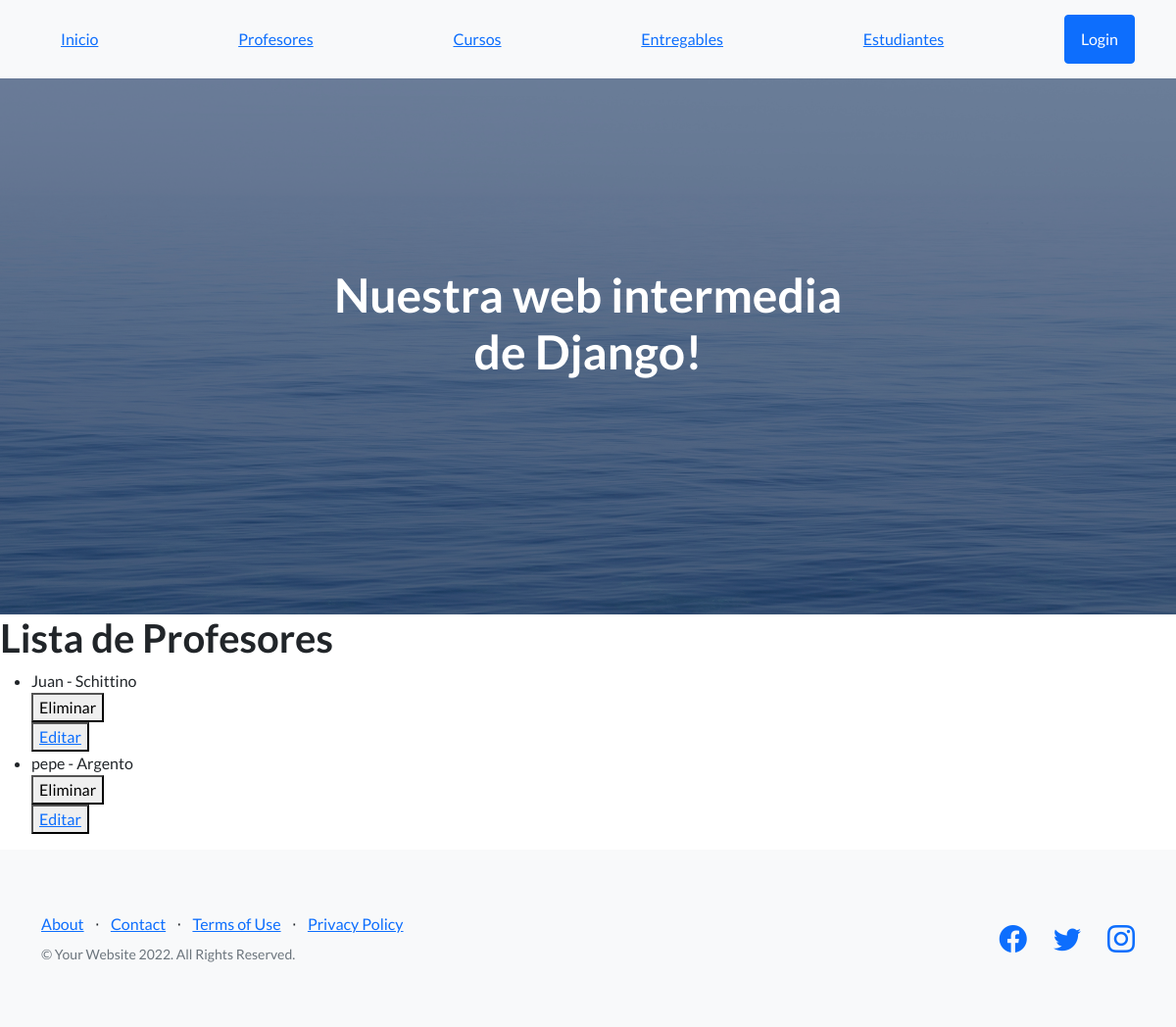
The app's page /app-coder/listaProfesores/, older data.
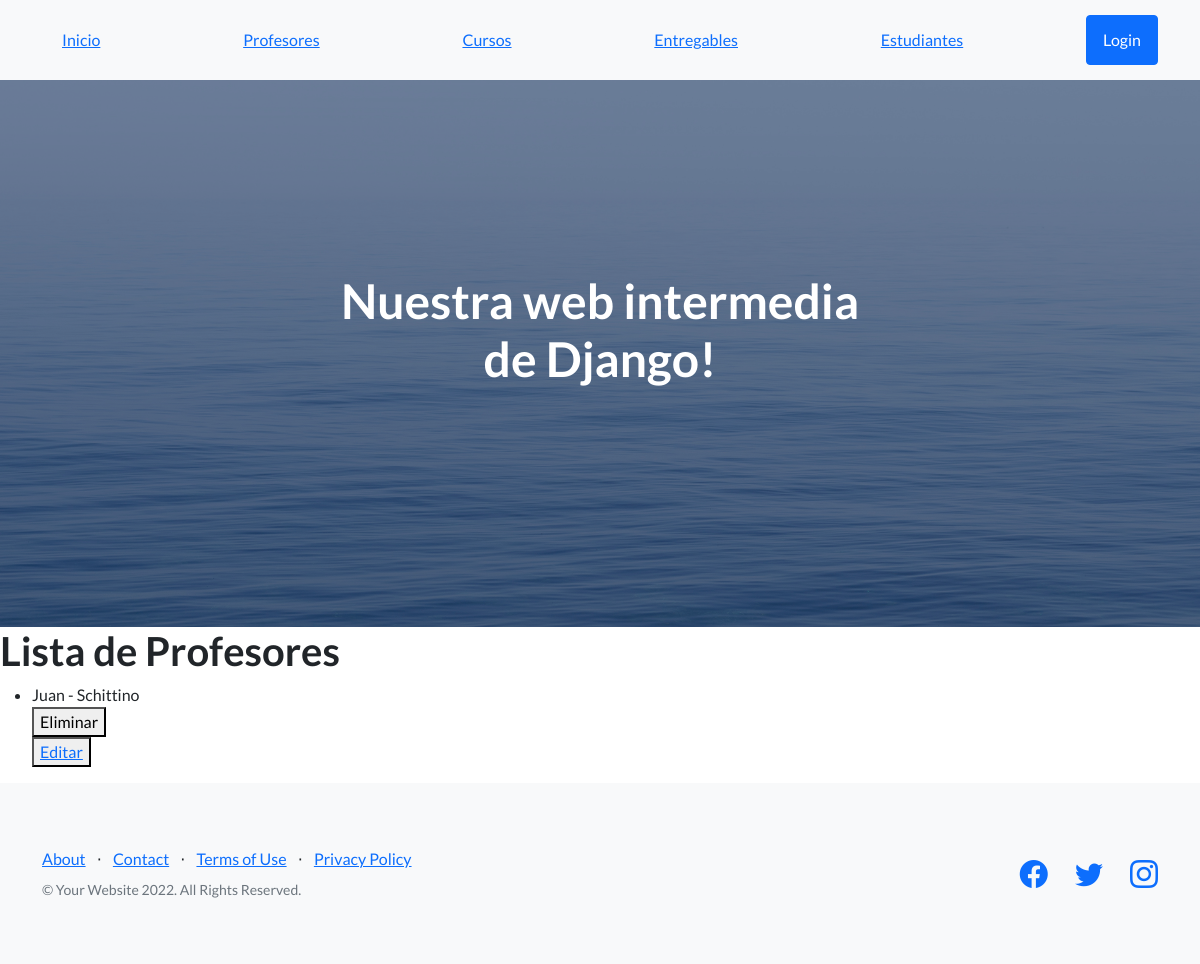
The same page, newer data.
### AppCoder/models.py (models this page shows)
class Profesor(models.Model):
    nombre = models.CharField( max_length=50)
    apellido = models.CharField( max_length=50)
    gmail = models.EmailField()
    profesion = models.CharField( max_length=50)
    def __str__(self):
        return f"{self.nombre} - {self.apellido}"

### AppCoder/views.py (the view)
# urls.py: path("listaProfesores/", listaProfesores,name="listaProfesores"),
def listaProfesores(request):
    profesores = Profesor.objects.all()
    return render(request, "leerProfesores.html", {"profesores": profesores})

### AppCoder/Template/leerProfesores.html
{% extends 'padre.html' %}
{% load static %}
{% block contenidoQueCambia %}
    <h1>Lista de Profesores</h1>
    <ul>
        {% for profesor  in profesores %}
            <li>
                {{profesor}}
            </li>
            <div>
                <form action="{% url "EliminaProfesor" profesor.id  %}" method="POST">{% csrf_token %}
                 <button type="submit"> Eliminar </button>
                 </form>
                 <button>
                    <a href="{% url "EditarProfesor" profesor.id  %}">Editar</a>
                 </button>
            </div>
        {% endfor %}
    </ul>
{% endblock contenidoQueCambia %}

Row changes from the older to the newer data that the page shows:
removed Profesor: nombre+apellido "pepe - Argento"
